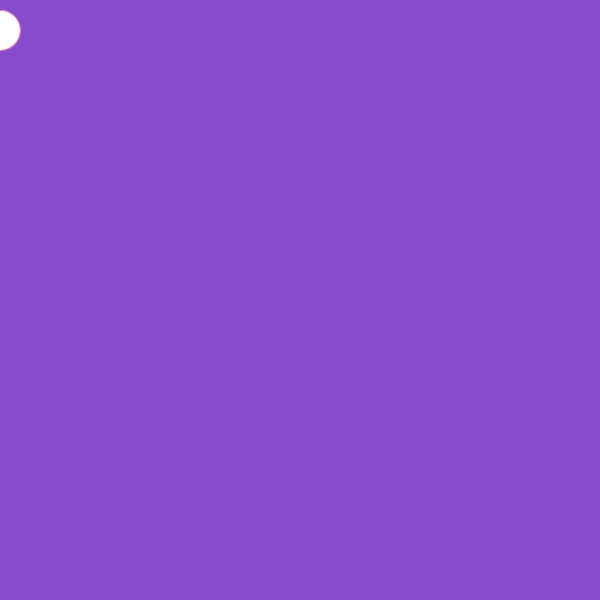
Frame 1 (no input)
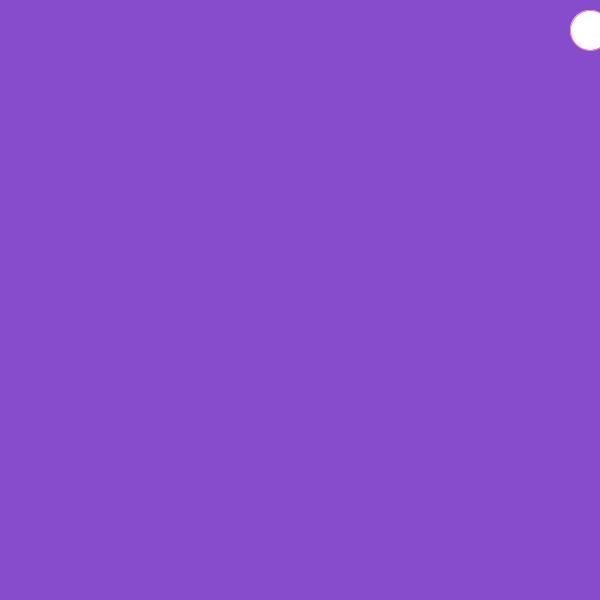
Frame 60 (the mouse pressed at the canvas centre just before this capture)
Frame 120 (the mouse held since frame 60 and released just before this capture): identical to frame 60, image omitted

The Processing sketch that drew these frames (run headless with seeded random() and noise(); from frame 60 on, the mouse is pressed at the canvas centre):

// Processing sketch: sketch_240422a
// ── sketch_240422a.pde



int anchoLienzo= 600;
int altoLienzo= 600;
 int contadorframes;
 int incremento = 10;

boolean creciendo= true;

void setup()
 {// esta funcion se ejecuta una vez
 size (600,600);
 

 }
 
 
 void draw(){
 // ejecuta cada frace y dibujo 
 background(#874CCC);
 stroke(#F27BBD);
 
 int posY = contadorframes % anchoLienzo;
 
 circle(posY, 30, 40 );
 
 
 contadorframes+=incremento ;
 
 }
